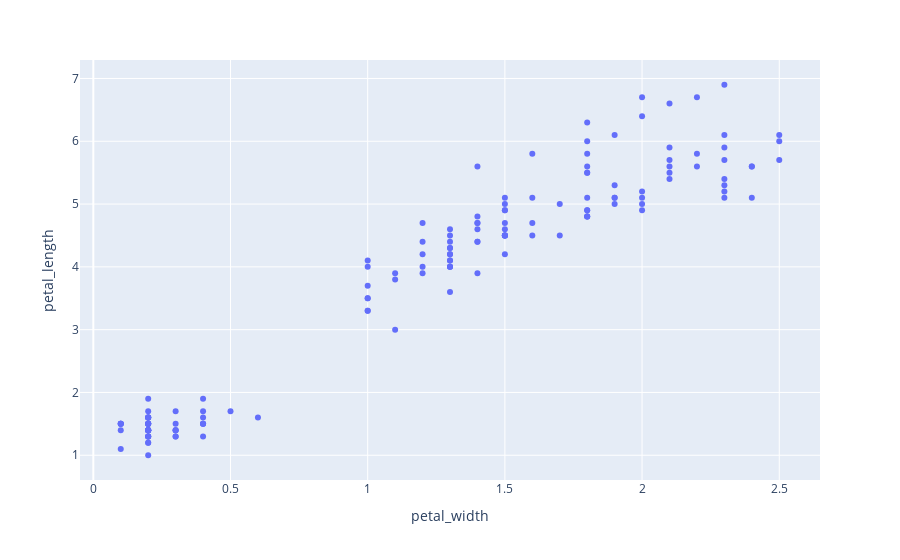

Here is the notebook cell this chart was saved with:
### Code cell
fig = px.scatter(iris, x='petal_width', y='petal_length')
fig.show()

### Figure 1 — Plotly figure (JSON) as saved in the notebook; plotly's stock layout.template omitted (floating-point values rounded to 4 significant figures; data arrays with more than 128 entries replaced by an {"elided": "..."} marker saying what was removed)
{"data": [{"hovertemplate": "petal_width=%{x}<br>petal_length=%{y}<extra></extra>", "legendgroup": "", "marker": {"color": "#636efa", "symbol": "circle"}, "mode": "markers", "name": "", "orientation": "v", "showlegend": false, "type": "scatter", "x": {"elided": "150 float values"}, "xaxis": "x", "y": {"elided": "150 float values"}, "yaxis": "y"}], "layout": {"legend": {"tracegroupgap": 0}, "margin": {"t": 60}, "xaxis": {"anchor": "y", "domain": [0, 1], "title": {"text": "petal_width"}}, "yaxis": {"anchor": "x", "domain": [0, 1], "title": {"text": "petal_length"}}}}
